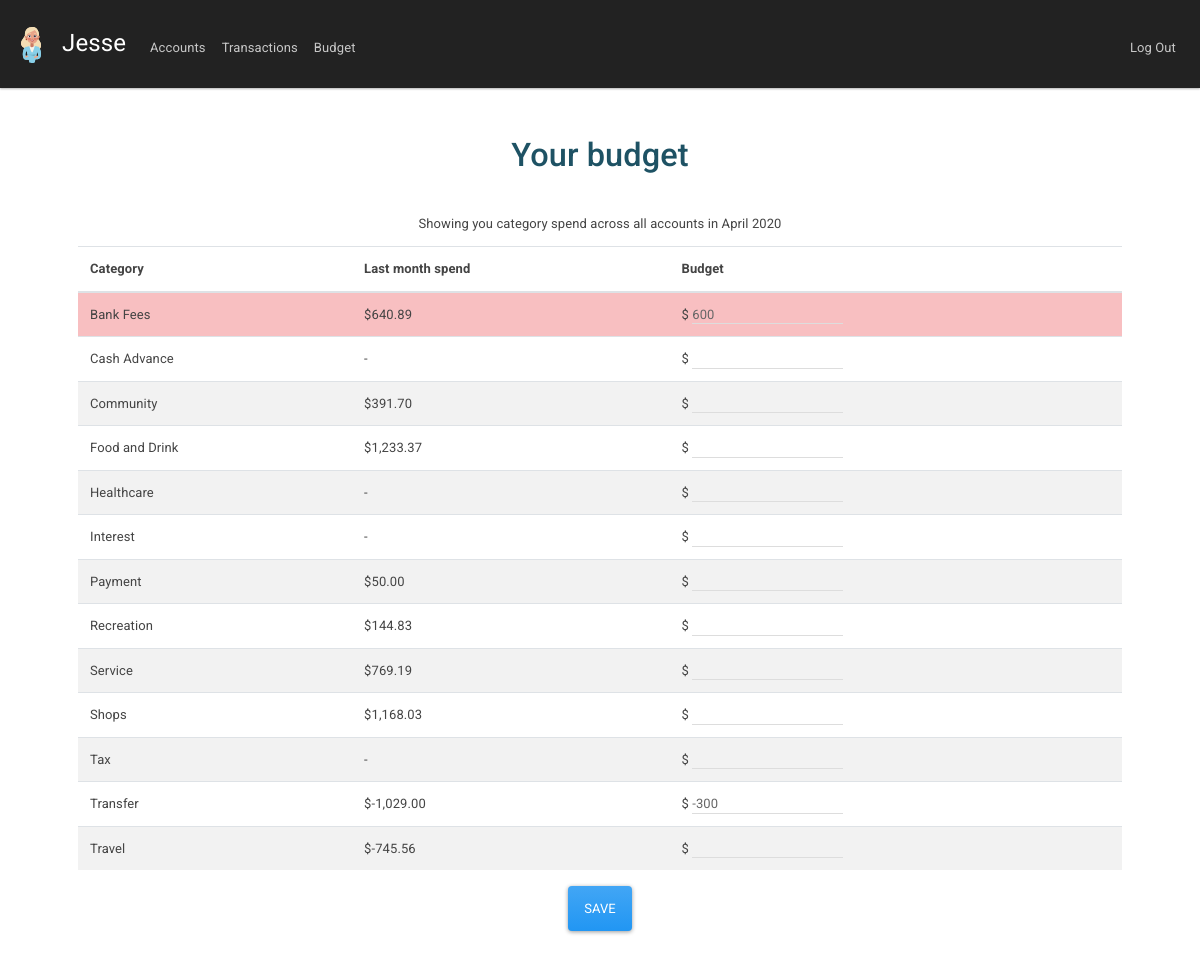
Screenshot of /budget (signed in) with the database file from the repository.
### tables this page shows
CREATE TABLE "budget" (
	"user_id"	INTEGER NOT NULL,
	"category"	TEXT NOT NULL,
	"amount"	NUMERIC,
	PRIMARY KEY("user_id","category")
);

### app.py (the view, shortened to what this page needs)
@app.route("/budget", methods=["GET", "POST"])
@login_required
def budget():
    if request.method == "GET":
        prev_month_firstday = datetime.date.today().replace( day=1 ) - relativedelta(months=1)
        prev_month_lastday = datetime.date.today().replace( day=1 ) - relativedelta(days=1)
        budgets = get_db().execute("""
            SELECT budget.category,
                   budget_summary.month_total * -1 as month_total,
                   budget.amount as budget_amount
            FROM budget
            LEFT OUTER JOIN (
                SELECT category, sum(amount) as month_total
                FROM transactions
                JOIN accounts on accounts.account_id = transactions.account_id
                WHERE
                    accounts.user_id = :user_id AND
                    transactions.date >= :prev_month_firstday  AND
                    transactions.date <= :prev_month_lastday
                GROUP BY transactions.category ) as budget_summary
            ON budget_summary.category = budget.category
            WHERE budget.user_id = :user_id
            ORDER BY budget.category
        """,
        user_id = session["user_id"],
        prev_month_firstday=prev_month_firstday.isoformat(),
        prev_month_lastday=prev_month_lastday.isoformat())
        active_accounts = get_db().execute( """
            SELECT account_id
            FROM accounts
            WHERE user_id = :user_id
        """, user_id=session["user_id"])
        for budget in budgets:
            budget['danger'] = False
            if budget.get('month_total') is not None and budget.get('budget_amount') is not None:
                if budget['month_total'] > budget['budget_amount']:
                    budget['danger'] = True
        return render_template("budget.html",
                                active_accounts=active_accounts,
                                prev_month_firstday=prev_month_firstday,
                                budgets=budgets)

### app.py (called while the page is built)
@app.after_request
def after_request(response):
    response.headers["Cache-Control"] = "no-cache, no-store, must-revalidate"
    response.headers["Expires"] = 0
    response.headers["Pragma"] = "no-cache"
    return response

def get_db():
    global DB
    if not DB:
        DB = SQL("sqlite:///finance_mgmt.db")
    return DB

### helpers.py (called while the page is built)
def login_required(f):
    @wraps(f)
    def decorated_function(*args, **kwargs):
        if session.get("user_id") is None:
            return redirect("/login")
        return f(*args, **kwargs)
    return decorated_function

def usd(value):
    return f"${value:,.2f}"

### templates/budget.html (shortened to what this page needs)
{% extends "layout.html" %}
{% block main %}
{% if active_accounts %}
<div class="container">
    <div class="grid-element element-a"><h1> Your budget</h1></div>
</div>
<p>Showing you category spend across all accounts in {{ prev_month_firstday.strftime('%B %Y') }}</p>
<form action="/budget" method="post">
    <table id="budget" class="table table-striped table-hover">
        <thead>
            <tr>
                <th>Category</th>
                <th>Last month spend</th>
                <th>Budget</th>
            </tr>
        </thead>
        <tbody>
            {% for budget in budgets %}
            <tr class="{{"table-danger" if budget.danger }}"</tr>
                <td>{{ budget.category }}</td>
                {% if budget.month_total is not none %}
                <td>{{ budget.month_total | usd }}</td>
                {% else %}
                <td>-</td>
                {% endif %}
                <td>$ </div><input name="{{ budget.category }}" value="{{ budget.budget_amount if budget.budget_amount != none else ""}}" text="number" autocomplete="off" class="form-control"></td>
            </tr>
            {% endfor %}
        </tbody>
    </table>
    <button class="btn btn-primary" type="submit">Save</button>
</form>
{% endif %}
{% endblock %}

### templates/layout.html (shortened to what this page needs)
<!DOCTYPE html>
<html lang="en">
    <head>
        <link href="https://stackpath.bootstrapcdn.com/bootswatch/4.4.1/materia/bootstrap.min.css" rel="stylesheet">
        <link href="/static/styles.css" rel="stylesheet">
        <link rel="stylesheet" href="https://use.fontawesome.com/releases/v5.7.0/css/all.css">
    </head>
    <body>
        <nav class="navbar sticky-top navbar-expand-lg navbar-dark bg-dark">
            <a class="navbar-brand" href="/">
                <img src="static/neutral.svg" width="20px" style="margin-left:5px; margin-right: 15px;">
                Jesse
            </a>
            <div class="collapse navbar-collapse" id="navbar">
                {% if session.user_id %}
                    <ul class="navbar-nav mr-auto mt-2">
                        <li class="nav-item"><a class="nav-link" href="/">Accounts</a></li>
                        <li class="nav-item"><a class="nav-link" href="/transactions">Transactions</a></li>
                        <li class="nav-item"><a class="nav-link" href="/budget">Budget</a></li>
                    </ul>
                    <ul class="navbar-nav ml-auto mt-2">
                        <li class="nav-item"><a class="nav-link" href="/logout">Log Out</a></li>
                    </ul>
                {% else %}
                    <ul class="navbar-nav ml-auto mt-2">
                        <li class="nav-item"><a class="nav-link" href="/register">Get Started</a></li>
                        <li class="nav-item"><a class="nav-link" href="/login">Log In</a></li>
                    </ul>
                {% endif %}
            </div>
        </nav>
        <main id="maincontainer" class="container p-5">
            {% block main %}{% endblock %}
        </main>
    </body>
</html>

### static/styles.css (style rules this page uses)
main .form-control { display: inline-block; width: auto; }
main { overflow-x: auto; text-align: center; }
main table { text-align: left; }
.grid-element { font-size: 1em; padding-bottom: 3%; color: #1E5264; }
.element-a { grid-column-start: 3; grid-column-end: 4; grid-row-start: 1; grid-row-end: 2; }
#budget .form-control { padding-top: 0px; padding-bottom: 0px; height: auto; }

### rows the page displays
budget: category "Bank Fees", month_total "$640.89", budget_amount "600"
budget: category "Cash Advance"
budget: category "Community", month_total "$391.70"
budget: category "Food and Drink", month_total "$1,233.37"
budget: category "Healthcare"
budget: category "Interest"
budget: category "Payment", month_total "$50.00"
budget: category "Recreation", month_total "$144.83"
budget: category "Service", month_total "$769.19"
budget: category "Shops", month_total "$1,168.03"
budget: category "Tax"
budget: category "Transfer", month_total "$-1,029.00", budget_amount "-300"
budget: category "Travel", month_total "$-745.56"

### other values shown
{{ prev_month_firstday.strftime('%B %Y') }} "April 2020"
